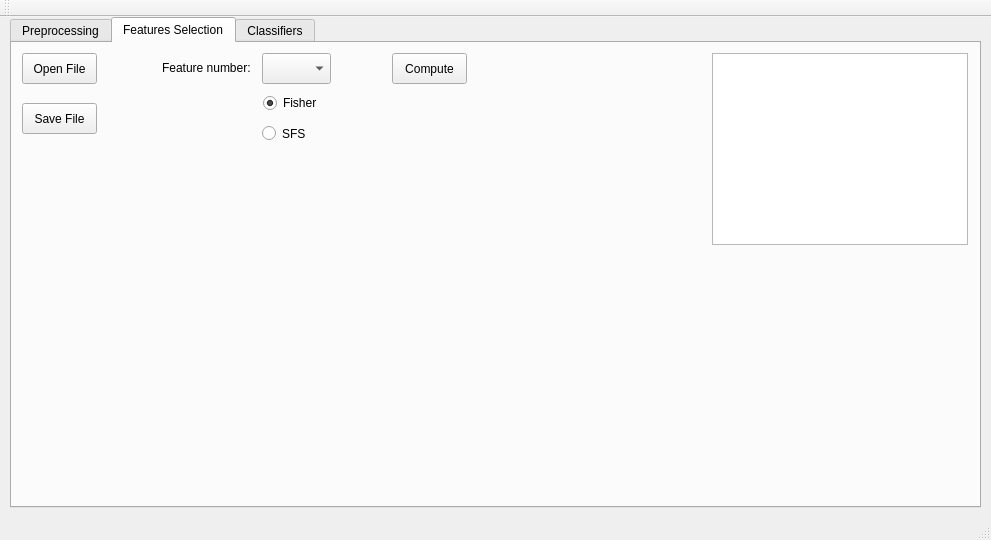
<?xml version="1.0" encoding="UTF-8"?>
<ui version="4.0">
 <class>MainWindow</class>
 <widget class="QMainWindow" name="MainWindow">
  <property name="geometry">
   <rect>
    <x>0</x>
    <y>0</y>
    <width>991</width>
    <height>540</height>
   </rect>
  </property>
  <property name="windowTitle">
   <string>MainWindow</string>
  </property>
  <widget class="QWidget" name="centralWidget">
   <widget class="QTabWidget" name="tabWidget">
    <property name="geometry">
     <rect>
      <x>10</x>
      <y>0</y>
      <width>971</width>
      <height>491</height>
     </rect>
    </property>
    <property name="currentIndex">
     <number>1</number>
    </property>
    <widget class="QWidget" name="tabP">
     <attribute name="title">
      <string>Preprocessing</string>
     </attribute>
     <widget class="QPushButton" name="PpushButtonSelectFolder">
      <property name="geometry">
       <rect>
        <x>10</x>
        <y>10</y>
        <width>75</width>
        <height>31</height>
       </rect>
      </property>
      <property name="text">
       <string>Select Folder</string>
      </property>
     </widget>
     <widget class="QGraphicsView" name="PgraphicsView">
      <property name="geometry">
       <rect>
        <x>680</x>
        <y>30</y>
        <width>256</width>
        <height>192</height>
       </rect>
      </property>
      <property name="interactive">
       <bool>true</bool>
      </property>
      <property name="viewportUpdateMode">
       <enum>QGraphicsView::MinimalViewportUpdate</enum>
      </property>
     </widget>
     <widget class="QGraphicsView" name="PgraphicsViewEdge">
      <property name="geometry">
       <rect>
        <x>680</x>
        <y>250</y>
        <width>256</width>
        <height>192</height>
       </rect>
      </property>
     </widget>
    </widget>
    <widget class="QWidget" name="tabFS">
     <attribute name="title">
      <string>Features Selection</string>
     </attribute>
     <widget class="QPushButton" name="FSpushButtonOpenFile">
      <property name="geometry">
       <rect>
        <x>10</x>
        <y>10</y>
        <width>75</width>
        <height>31</height>
       </rect>
      </property>
      <property name="text">
       <string>Open File</string>
      </property>
     </widget>
     <widget class="QPushButton" name="FSpushButtonSaveFile">
      <property name="geometry">
       <rect>
        <x>10</x>
        <y>60</y>
        <width>75</width>
        <height>31</height>
       </rect>
      </property>
      <property name="text">
       <string>Save File</string>
      </property>
     </widget>
     <widget class="QComboBox" name="FScomboBox">
      <property name="geometry">
       <rect>
        <x>250</x>
        <y>10</y>
        <width>69</width>
        <height>31</height>
       </rect>
      </property>
     </widget>
     <widget class="QLabel" name="label">
      <property name="geometry">
       <rect>
        <x>150</x>
        <y>10</y>
        <width>101</width>
        <height>31</height>
       </rect>
      </property>
      <property name="text">
       <string>&lt;html&gt;&lt;head/&gt;&lt;body&gt;&lt;p&gt;&lt;span style=&quot; font-size:9pt;&quot;&gt;Feature number:&lt;/span&gt;&lt;/p&gt;&lt;/body&gt;&lt;/html&gt;</string>
      </property>
     </widget>
     <widget class="QRadioButton" name="FSradioButtonFisher">
      <property name="geometry">
       <rect>
        <x>251</x>
        <y>50</y>
        <width>71</width>
        <height>20</height>
       </rect>
      </property>
      <property name="text">
       <string>Fisher</string>
      </property>
      <property name="checked">
       <bool>true</bool>
      </property>
     </widget>
     <widget class="QRadioButton" name="FSradioButtonSFS">
      <property name="geometry">
       <rect>
        <x>250</x>
        <y>80</y>
        <width>82</width>
        <height>21</height>
       </rect>
      </property>
      <property name="text">
       <string>SFS</string>
      </property>
     </widget>
     <widget class="QPushButton" name="FSpushButtonCompute">
      <property name="geometry">
       <rect>
        <x>380</x>
        <y>10</y>
        <width>75</width>
        <height>31</height>
       </rect>
      </property>
      <property name="text">
       <string>Compute</string>
      </property>
     </widget>
     <widget class="QTextBrowser" name="FStextBrowserDatabaseInfo">
      <property name="geometry">
       <rect>
        <x>700</x>
        <y>10</y>
        <width>256</width>
        <height>192</height>
       </rect>
      </property>
     </widget>
    </widget>
    <widget class="QWidget" name="tabC">
     <attribute name="title">
      <string>Classifiers</string>
     </attribute>
     <widget class="QPushButton" name="CpushButtonOpenFile">
      <property name="geometry">
       <rect>
        <x>10</x>
        <y>10</y>
        <width>75</width>
        <height>31</height>
       </rect>
      </property>
      <property name="text">
       <string>Open File</string>
      </property>
     </widget>
     <widget class="QPushButton" name="CpushButtonSaveFile">
      <property name="geometry">
       <rect>
        <x>10</x>
        <y>60</y>
        <width>75</width>
        <height>31</height>
       </rect>
      </property>
      <property name="text">
       <string>Save File</string>
      </property>
     </widget>
     <widget class="QComboBox" name="CcomboBoxK">
      <property name="geometry">
       <rect>
        <x>210</x>
        <y>61</y>
        <width>69</width>
        <height>31</height>
       </rect>
      </property>
     </widget>
     <widget class="QLabel" name="ClabelK">
      <property name="geometry">
       <rect>
        <x>190</x>
        <y>70</y>
        <width>20</width>
        <height>31</height>
       </rect>
      </property>
      <property name="text">
       <string>&lt;html&gt;&lt;head/&gt;&lt;body&gt;&lt;p&gt;&lt;span style=&quot; font-size:9pt;&quot;&gt;k:&lt;/span&gt;&lt;/p&gt;&lt;/body&gt;&lt;/html&gt;</string>
      </property>
     </widget>
     <widget class="QPushButton" name="CpushButtonTrain">
      <property name="geometry">
       <rect>
        <x>380</x>
        <y>10</y>
        <width>75</width>
        <height>31</height>
       </rect>
      </property>
      <property name="text">
       <string>Train</string>
      </property>
     </widget>
     <widget class="QLabel" name="ClabelClassifiers">
      <property name="geometry">
       <rect>
        <x>150</x>
        <y>10</y>
        <width>71</width>
        <height>31</height>
       </rect>
      </property>
      <property name="text">
       <string>&lt;html&gt;&lt;head/&gt;&lt;body&gt;&lt;p&gt;&lt;span style=&quot; font-size:9pt;&quot;&gt;Classifiers:&lt;/span&gt;&lt;/p&gt;&lt;/body&gt;&lt;/html&gt;</string>
      </property>
     </widget>
     <widget class="QComboBox" name="CcomboBoxClassifiers">
      <property name="geometry">
       <rect>
        <x>210</x>
        <y>10</y>
        <width>69</width>
        <height>31</height>
       </rect>
      </property>
     </widget>
     <widget class="QPlainTextEdit" name="CplainTextEditTrainingPart">
      <property name="geometry">
       <rect>
        <x>380</x>
        <y>60</y>
        <width>71</width>
        <height>31</height>
       </rect>
      </property>
     </widget>
     <widget class="QPushButton" name="CpushButtonExecute">
      <property name="geometry">
       <rect>
        <x>540</x>
        <y>10</y>
        <width>75</width>
        <height>31</height>
       </rect>
      </property>
      <property name="text">
       <string>Execute</string>
      </property>
     </widget>
     <widget class="QLabel" name="ClabelTraningPart">
      <property name="geometry">
       <rect>
        <x>300</x>
        <y>70</y>
        <width>81</width>
        <height>31</height>
       </rect>
      </property>
      <property name="text">
       <string>&lt;html&gt;&lt;head/&gt;&lt;body&gt;&lt;p&gt;&lt;span style=&quot; font-size:9pt;&quot;&gt;Training part:&lt;/span&gt;&lt;/p&gt;&lt;/body&gt;&lt;/html&gt;</string>
      </property>
     </widget>
     <widget class="QTextBrowser" name="CtextBrowser">
      <property name="geometry">
       <rect>
        <x>700</x>
        <y>10</y>
        <width>256</width>
        <height>192</height>
       </rect>
      </property>
     </widget>
    </widget>
   </widget>
  </widget>
  <widget class="QMenuBar" name="menuBar">
   <property name="geometry">
    <rect>
     <x>0</x>
     <y>0</y>
     <width>991</width>
     <height>26</height>
    </rect>
   </property>
  </widget>
  <widget class="QToolBar" name="mainToolBar">
   <attribute name="toolBarArea">
    <enum>TopToolBarArea</enum>
   </attribute>
   <attribute name="toolBarBreak">
    <bool>false</bool>
   </attribute>
  </widget>
  <widget class="QStatusBar" name="statusBar"/>
 </widget>
 <layoutdefault spacing="6" margin="11"/>
 <resources/>
 <connections/>
</ui>
